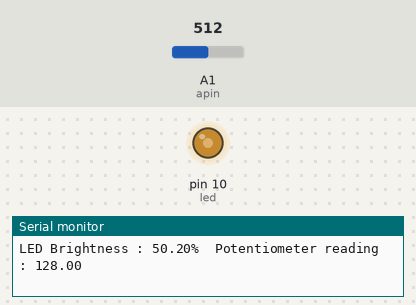
The sketch below on a simulated Arduino Uno, built with avr-gcc and run on an emulated ATmega328P. Shown: output pins drawn as LEDs (lit = HIGH), the last lines printed to the serial monitor. The inputs (shaded band) are chosen by the test bench; at power-on: A1 (apin) = 512.

Above: at 1.2 s.
1.3 s: A1 (apin) set to 122
At 2.6 s:
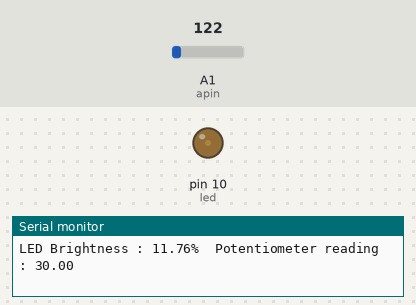
2.9 s: A1 (apin) set to 0
At 3.9 s:
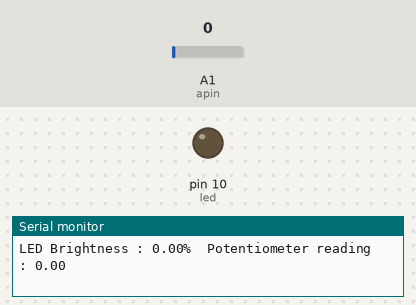
4.4 s: A1 (apin) set to 716
At 5.4 s:
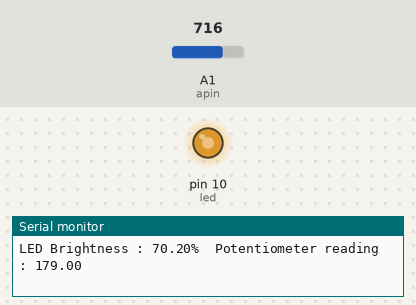
6.0 s: A1 (apin) set to 900
At 7.5 s:
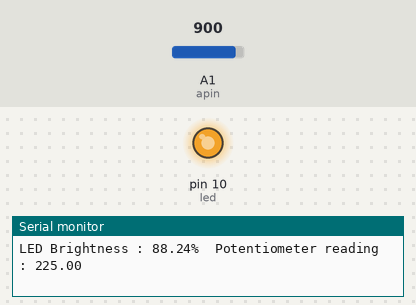
Timing chart, 0 to 8.6 s (numbered marks = the images above; inputs shaded):
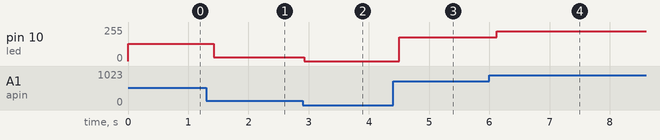

The sketch:

07_SerialMonitor.ino
```cpp
int led = 10;         //Assign LED
int apin = A1;       //Assign the Potentiometer


void setup() {

  pinMode(led, OUTPUT);     //LED to OUTPUT mode
  pinMode(apin, INPUT);     //Potentiometer to INPUT mode

  //This is where we initialize the seiral monitor
  Serial.begin(9600);       //9600 is the baud rate

}

void loop() {

  float potVal = analogRead(apin) / 4 ;                //Read from potentiometer
  float ratio = potVal/255.0;                          //When finding a decimal value, ensure that everything on both operands are in float
  float brightness = ratio * 100;


  Serial.print("LED Brightness : ");
  Serial.print(brightness);
  Serial.print("%  ");
  Serial.print("Potentiometer reading : ");           //Used to print to the serial console
  Serial.println(potVal);

  analogWrite(led, potVal);                          //Set LED to HIGH
  delay(potVal);                                     //Use the potentiometer input as the delay for LED ON (for smoothening the blinking)

}
```

Measured:
- after the input at 1.3 s, pin 10 (led): 128/255 → 30/255 after 0.12 s
- after the input at 2.9 s, pin 10 (led): 30/255 → 0/255 at once
- after the input at 4.4 s, pin 10 (led): 0/255 → 179/255 after 0.10 s
- after the input at 6.0 s, pin 10 (led): 179/255 → 225/255 after 0.12 s
